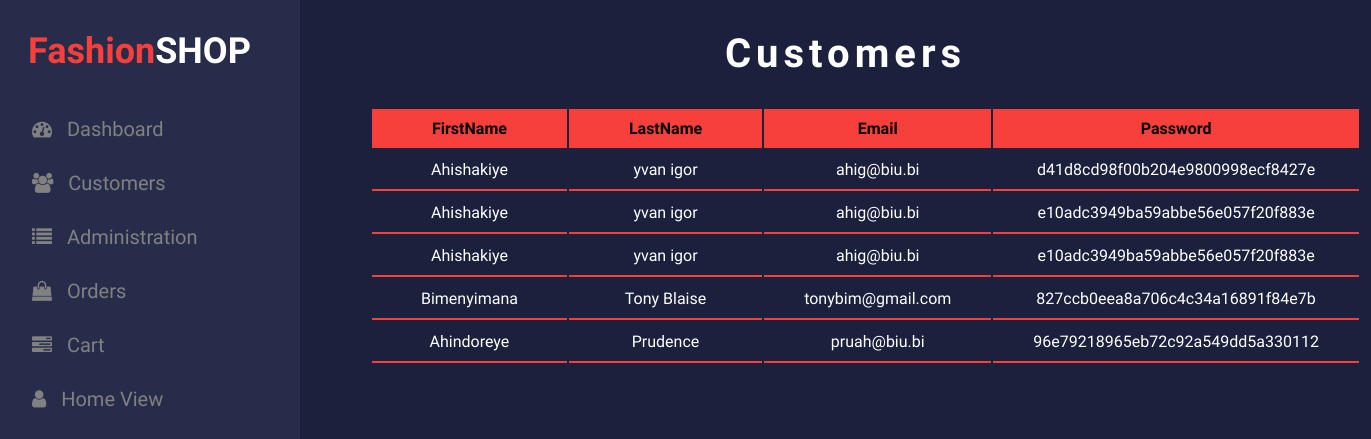
Screenshot of /admin/customer.php with the database file from the repository.
### tables this page shows
CREATE TABLE `user` (
  `id_user` int(11) NOT NULL,
  `nom_user` varchar(255) NOT NULL,
  `prenom_user` varchar(255) NOT NULL,
  `email_user` varchar(255) NOT NULL,
  `password` varchar(255) NOT NULL
);

### admin/customer.php (the view, shortened to what this page needs)
<?php
include("db.php");
?>
<!DOCTYPE html>
<html lang="en">
<head>
    <link rel="stylesheet" href="https://cdnjs.cloudflare.com/ajax/libs/font-awesome/4.7.0/css/font-awesome.min.css">
    <link rel="stylesheet" href="css/customers.css">
</head>
<body>
<div id="mySidenav" class="sidenav">
	<p class="logo"><span>Fashion</span>SHOP</p>
  <a href="dashboard.php" class="icon-a"><i class="fa fa-dashboard icons"></i> &nbsp;&nbsp;Dashboard</a>
  <a href="customer.php"class="icon-a"><i class="fa fa-users icons"></i> &nbsp;&nbsp;Customers</a>
  <a href="administration.php"class="icon-a"><i class="fa fa-list icons"></i> &nbsp;&nbsp;Administration</a>
  <a href="orderrecovery.php"class="icon-a"><i class="fa fa-shopping-bag icons"></i> &nbsp;&nbsp;Orders</a>
  <a href="#"class="icon-a"><i class="fa fa-tasks icons"></i> &nbsp;&nbsp;Cart</a>
  <a href="admin.php"class="icon-a"><i class="fa fa-user icons"></i> &nbsp;&nbsp;Home View</a>
</div>
<?php
$select=$bdd->query("SELECT * FROM user ORDER BY id_user");
?>
<section class="section_table">
    <h1 class="h1title1">Customers</h1>
    <table class="table1">
        <thead class="thead1">
            <tr>
                <th class="th1">FirstName</th>
                <th class="th1">LastName</th>
                <th class="th1">Email</th>
                <th class="th1">Password</th>
            </tr>
        </thead>
        <?php
        while($data=$select->fetch()){
        ?>
        <tbody class="tbody1">
            <tr>
                <td class="td1"><?php echo $data['nom_user']?></td>
                <td class="td1"><?php echo $data['prenom_user']?></td>
                <td class="td1"><?php echo $data['email_user']?></td>
                <td class="td1"><?php echo $data['password']?></td>
            </tr>
        </tbody>
        <?php
        }
        ?>
    </table>
</section>
</body>
</html>

### admin/css/customers.css (style rules this page uses)
* { margin:0px; padding: 0px; font-family: 'Rambla', sans-serif; box-sizing: border-box; }
body { background:#1b203d; }
.logo { margin: 0px; margin-left: 28px; font-weight: bold; color: white; margin-bottom: 30px; }
.logo span { color: #f7403b; }
#mySidenav { position:fixed; }
.sidenav { position: fixed; height: 90%; width: 300px; z-index: 1; top: 0; left: 0; background-color: #272c4a; overflow: hidden; transition: 0.5s; padding-top: 30px; }
.sidenav a { padding: 15px 8px 15px 32px; text-decoration: none; font-size: 20px; color: #818181; display: block; transition: 0.3s; }
.sidenav { position: absolute; top: 0; right: 25px; font-size: 36px; }
.h1title1 { text-align:center; margin:30px 0; color:#fff; font-size:40px; letter-spacing: 5px;; }
.section_table { margin-left:320px; }
.table1 { margin-left:50px; }
.thead1 { background:#f7403b; }
.th1 { padding:10px 60px; }
.td1 { color:#fff; text-align:center; padding:10px 40px; border-top:0; border-left:0; border-right:0; border-bottom:2px solid #f7403b; }

### rows the page displays
user: nom_user "Ahishakiye", prenom_user "yvan igor", email_user "ahig@biu.bi", password "d41d8cd98f00b204e9800998ecf8427e"
user: nom_user "Ahishakiye", prenom_user "yvan igor", email_user "ahig@biu.bi", password "e10adc3949ba59abbe56e057f20f883e"
user: nom_user "Ahishakiye", prenom_user "yvan igor", email_user "ahig@biu.bi", password "e10adc3949ba59abbe56e057f20f883e"
user: nom_user "Bimenyimana", prenom_user "Tony Blaise", email_user "tonybim@gmail.com", password "827ccb0eea8a706c4c34a16891f84e7b"
user: nom_user "Ahindoreye", prenom_user "Prudence", email_user "pruah@biu.bi", password "96e79218965eb72c92a549dd5a330112"
